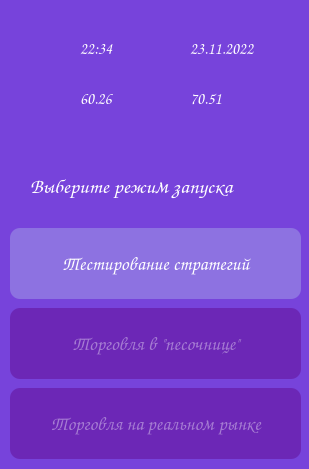
<?xml version="1.0" encoding="UTF-8"?>
<ui version="4.0">
 <class>ChooseModeWindow</class>
 <widget class="QMainWindow" name="ChooseModeWindow">
  <property name="enabled">
   <bool>true</bool>
  </property>
  <property name="geometry">
   <rect>
    <x>0</x>
    <y>0</y>
    <width>309</width>
    <height>469</height>
   </rect>
  </property>
  <property name="windowTitle">
   <string>Cash Counter</string>
  </property>
  <property name="windowIcon">
   <iconset>
    <normaloff>../../../Icons/app_icon.png</normaloff>../../../Icons/app_icon.png</iconset>
  </property>
  <widget class="QWidget" name="centralwidget">
   <widget class="QLabel" name="bg1_label">
    <property name="geometry">
     <rect>
      <x>-4</x>
      <y>-10</y>
      <width>321</width>
      <height>611</height>
     </rect>
    </property>
    <property name="styleSheet">
     <string notr="true">background-color:  #7743DB;
</string>
    </property>
    <property name="text">
     <string/>
    </property>
    <property name="indent">
     <number>2</number>
    </property>
   </widget>
   <widget class="QLabel" name="choose_label">
    <property name="geometry">
     <rect>
      <x>30</x>
      <y>161</y>
      <width>251</width>
      <height>51</height>
     </rect>
    </property>
    <property name="font">
     <font>
      <family>Comic Sans MS</family>
      <pointsize>16</pointsize>
     </font>
    </property>
    <property name="styleSheet">
     <string notr="true">color: white;</string>
    </property>
    <property name="text">
     <string>Выберите режим запуска </string>
    </property>
   </widget>
   <widget class="QLabel" name="euro_icon">
    <property name="geometry">
     <rect>
      <x>160</x>
      <y>78</y>
      <width>31</width>
      <height>41</height>
     </rect>
    </property>
    <property name="text">
     <string/>
    </property>
    <property name="pixmap">
     <pixmap>../../../Icons/euro_icon.png</pixmap>
    </property>
   </widget>
   <widget class="QPushButton" name="sand_btn">
    <property name="enabled">
     <bool>false</bool>
    </property>
    <property name="geometry">
     <rect>
      <x>10</x>
      <y>308</y>
      <width>291</width>
      <height>71</height>
     </rect>
    </property>
    <property name="font">
     <font>
      <family>Comic Sans MS</family>
      <pointsize>14</pointsize>
     </font>
    </property>
    <property name="styleSheet">
     <string notr="true">QPushButton{
	background-color: #8D72E1;
	color: white;
	border-radius: 10px;
}

:hover{
	background-color: #8D9EFF;
}

:disabled{
	color: rgba(255, 255, 255, 100);
	background-color: #6C27B6;
}

</string>
    </property>
    <property name="text">
     <string>Торговля в &quot;песочнице&quot;</string>
    </property>
   </widget>
   <widget class="QLabel" name="current_time">
    <property name="geometry">
     <rect>
      <x>80</x>
      <y>28</y>
      <width>61</width>
      <height>41</height>
     </rect>
    </property>
    <property name="font">
     <font>
      <family>Comic Sans MS</family>
      <pointsize>12</pointsize>
     </font>
    </property>
    <property name="styleSheet">
     <string notr="true">color: white;</string>
    </property>
    <property name="text">
     <string>22:34</string>
    </property>
   </widget>
   <widget class="QLabel" name="calen_icon">
    <property name="geometry">
     <rect>
      <x>160</x>
      <y>28</y>
      <width>31</width>
      <height>41</height>
     </rect>
    </property>
    <property name="text">
     <string/>
    </property>
    <property name="pixmap">
     <pixmap>../../../Icons/calen_icon.png</pixmap>
    </property>
   </widget>
   <widget class="QLabel" name="current_date">
    <property name="geometry">
     <rect>
      <x>190</x>
      <y>28</y>
      <width>91</width>
      <height>41</height>
     </rect>
    </property>
    <property name="font">
     <font>
      <family>Comic Sans MS</family>
      <pointsize>12</pointsize>
     </font>
    </property>
    <property name="styleSheet">
     <string notr="true">color: white;</string>
    </property>
    <property name="text">
     <string>23.11.2022</string>
    </property>
   </widget>
   <widget class="QLabel" name="dollar_icon">
    <property name="geometry">
     <rect>
      <x>50</x>
      <y>78</y>
      <width>31</width>
      <height>41</height>
     </rect>
    </property>
    <property name="text">
     <string/>
    </property>
    <property name="pixmap">
     <pixmap>../../../Icons/dollar_icon.png</pixmap>
    </property>
   </widget>
   <widget class="QLabel" name="dollar_price">
    <property name="geometry">
     <rect>
      <x>80</x>
      <y>78</y>
      <width>71</width>
      <height>41</height>
     </rect>
    </property>
    <property name="font">
     <font>
      <family>Comic Sans MS</family>
      <pointsize>12</pointsize>
     </font>
    </property>
    <property name="styleSheet">
     <string notr="true">color: white;</string>
    </property>
    <property name="text">
     <string>60.26</string>
    </property>
   </widget>
   <widget class="QPushButton" name="test_btn">
    <property name="enabled">
     <bool>true</bool>
    </property>
    <property name="geometry">
     <rect>
      <x>10</x>
      <y>228</y>
      <width>291</width>
      <height>71</height>
     </rect>
    </property>
    <property name="font">
     <font>
      <family>Comic Sans MS</family>
      <pointsize>14</pointsize>
     </font>
    </property>
    <property name="cursor">
     <cursorShape>PointingHandCursor</cursorShape>
    </property>
    <property name="autoFillBackground">
     <bool>false</bool>
    </property>
    <property name="styleSheet">
     <string notr="true">QPushButton{
	background-color: #8D72E1;
	color: white;
	border-radius: 10px;
}

:hover{
	background-color: #8D9EFF;
}

:disabled{
	color: rgba(255, 255, 255, 100);
	background-color: #67207D;
}

</string>
    </property>
    <property name="text">
     <string>Тестирование стратегий</string>
    </property>
    <property name="checkable">
     <bool>false</bool>
    </property>
   </widget>
   <widget class="QLabel" name="clock_icon">
    <property name="geometry">
     <rect>
      <x>50</x>
      <y>28</y>
      <width>31</width>
      <height>41</height>
     </rect>
    </property>
    <property name="text">
     <string/>
    </property>
    <property name="pixmap">
     <pixmap>../../../Icons/clock_icon.png</pixmap>
    </property>
   </widget>
   <widget class="QLabel" name="euro_price">
    <property name="geometry">
     <rect>
      <x>190</x>
      <y>78</y>
      <width>51</width>
      <height>41</height>
     </rect>
    </property>
    <property name="font">
     <font>
      <family>Comic Sans MS</family>
      <pointsize>12</pointsize>
     </font>
    </property>
    <property name="styleSheet">
     <string notr="true">color: white;</string>
    </property>
    <property name="text">
     <string>70.51</string>
    </property>
   </widget>
   <widget class="QPushButton" name="real_btn">
    <property name="enabled">
     <bool>false</bool>
    </property>
    <property name="geometry">
     <rect>
      <x>10</x>
      <y>388</y>
      <width>291</width>
      <height>71</height>
     </rect>
    </property>
    <property name="font">
     <font>
      <family>Comic Sans MS</family>
      <pointsize>14</pointsize>
     </font>
    </property>
    <property name="styleSheet">
     <string notr="true">QPushButton{
	background-color: #8D72E1;
	color: white;
	border-radius: 10px;
}

:hover{
	background-color: #8D9EFF;
}

:disabled{
	color: rgba(255, 255, 255, 100);
	background-color: #6C27B6;
}

</string>
    </property>
    <property name="text">
     <string>Торговля на реальном рынке</string>
    </property>
   </widget>
  </widget>
 </widget>
 <resources/>
 <connections/>
</ui>
